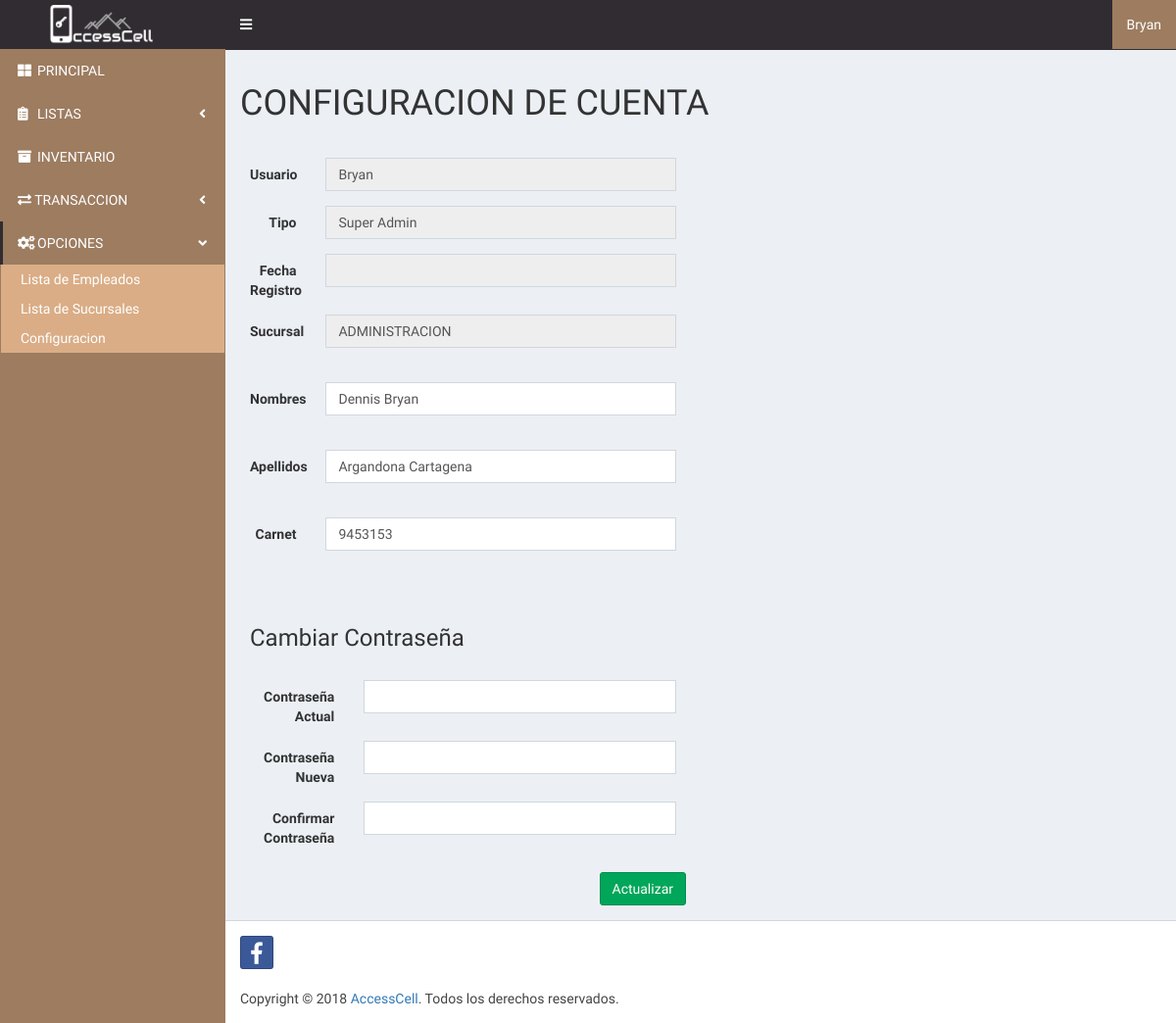
The page /admin-configuration.php (signed in) on the database its author committed.
### tables this page shows
CREATE TABLE `empleado` (
  `idempleado` int(11) NOT NULL,
  `tipo_empleado` varchar(45) NOT NULL,
  `username` varchar(45) NOT NULL,
  `password` varchar(45) NOT NULL,
  `nombres` varchar(45) NOT NULL,
  `apellidos` varchar(45) NOT NULL,
  `telefono` varchar(45) DEFAULT NULL,
  `carnet` varchar(45) DEFAULT NULL,
  `sucursalid` int(11) NOT NULL,
  `fecha_registro` datetime NOT NULL DEFAULT CURRENT_TIMESTAMP,
  `estado` int(11) NOT NULL DEFAULT '1'
);

CREATE TABLE `sucursal` (
  `idsucursal` int(11) NOT NULL,
  `razon_social` varchar(100) NOT NULL,
  `direccion` varchar(150) NOT NULL,
  `telefono` varchar(15) NOT NULL
);

### admin-configuration.php (the view, shortened to what this page needs)
<!DOCTYPE html>
<html lang="es">
<head>
    <?php include_once('includes/head.php');?>
</head>
<body class="hold-transition skin-primary sidebar-mini">
    <div class="wrapper">
        <?php $page='OPCIONES'; include 'includes/admin-header.php';?>
            <?php include 'includes/admin-sidebar.php';?>
                <div class="content-wrapper">
                    <section class="content-header">
                        <div class="row">
                            <div class="col-md-11">
                                <h1>CONFIGURACION DE CUENTA</h1>
                            </div>
                        </div>
                    </section>
                    <section class="content container-fluid">
                        <div class="row">
                            <div class="col-md-6 col-sm-5 col-xs-12">
                                <form action="includes/inserts/updatetable.php?editarcuenta" method="POST" class="form-horizontal" autocomplete="off">
                                    <div class="box-body">
                                        <div class="form-group">
                                            <label for="usuarionombre" class="col-sm-2 control-label">Usuario</label>
                                            <div class="col-sm-10">
                                                <input type="text" class="form-control" id="usuarionombre" name="usuarionombre" value="<?php echo $row['username']?>" disabled>
                                            </div>
                                        </div>
                                        <div class="form-group">
                                            <label for="tipo" class="col-sm-2 control-label">Tipo</label>
                                            <div class="col-sm-10">
                                                <input type="text" class="form-control" id="tipo" name="tipo" value="<?php echo $row['tipo_empleado'];?>" disabled>
                                            </div>
                                        </div>
                                        <div class="form-group">
                                            <label for="dateregister" class="col-sm-2 control-label">Fecha Registro</label>
                                            <div class="col-sm-10">
                                                <input type="text" class="form-control" id="dateregister" name="dateregister" value="<?php echo $_SESSION['fecha registro'];?>" disabled>
                                            </div>
                                        </div>
                                        <div class="form-group">
                                            <label for="sucursal" class="col-sm-2 control-label">Sucursal</label>
                                            <div class="col-sm-10">
                                                <input type="text" class="form-control" id="sucursal" name="sucursal" value="<?php echo $row['razon_social'];?>" disabled>
                                            </div>
                                        </div>
                                        <br>
                                        <div class="form-group">
                                            <label for="names" class="col-sm-2 control-label">Nombres</label>
                                            <div class="col-sm-10">
                                                <input type="text" class="form-control" id="names" name="names" value="<?php echo $row['nombres'];?>" autocomplete='given-name' autofocus>
                                            </div>
                                        </div>
                                        <br>
                                        <div class="form-group">
                                            <label for="lastnames" class="col-sm-2 control-label">Apellidos</label>
                                            <div class="col-sm-10">
                                                <input type="text" class="form-control" id="lastnames" name="lastnames" value="<?php echo $row['apellidos'];?>" autocomplete='family-name'>
                                            </div>
                                        </div>
                                        <br>
                                        <div class="form-group">
                                            <label for="carnetid" class="col-sm-2 control-label">Carnet</label>
                                            <div class="col-sm-10">
                                                <input type="number" class="form-control" id="carnetid" name="carnetid" value="<?php echo $row['carnet'];?>">
                                            </div>
                                        </div>
                                        <br>
                                        <hr>
                                        <h3>Cambiar Contraseña</h3>
                                        <br>
                                        <div class="form-group">
                                            <label for="passwordactual" class="col-sm-3 control-label">Contraseña Actual</label>
                                            <div class="col-sm-9">
                                                <input type="password" class="form-control" id="passwordactual" name="passwordactual" required>
                                            </div>
                                        </div>
                                        <div class="form-group">
                                            <label for="newpassword" class="col-sm-3 control-label">Contraseña Nueva</label>
                                            <div class="col-sm-9">
                                                <input type="password" class="form-control" id="newpassword" name="newpassword">
                                            </div>
                                        </div>
                                        <div class="form-group">
                                            <label for="confirmpassword" class="col-sm-3 control-label">Confirmar Contraseña</label>
                                            <div class="col-sm-9">
                                                <input type="password" class="form-control" id="confirmpassword" name="confirmpassword">
                                            </div>
                                        </div>
                                    </div>
                                    <div>
                                        <button type="submit" id="actualizarbtn" class="btn btn-success pull-right">Actualizar</button>
                                    </div>
                                </form>
                            </div>
                        </div>
                    </section>
                </div>
                <?php include 'includes/admin-footer.php';?>
    </div>
</body>
</html>

### rows shown on the page
empleado: usuarionombre "Bryan", tipo "Super Admin", sucursal "ADMINISTRACION", names "Dennis Bryan", lastnames "Argandona Cartagena", carnetid "9453153"

### other values the page prints
$usernamesession= $_SESSION['username'] "Bryan"
